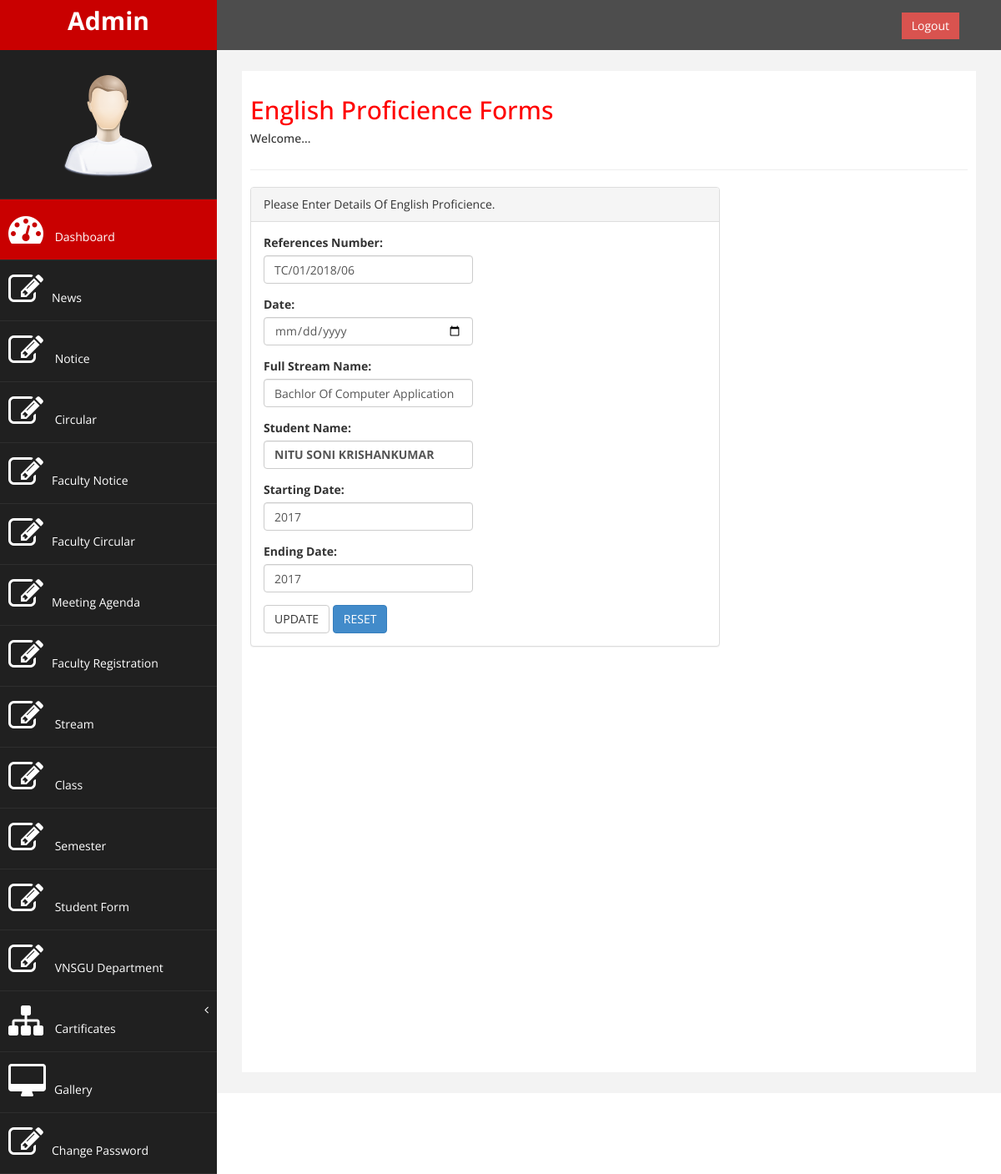
Page /admin/updateenglish_proficiance.php?eng_proficiency_id=5 (signed in) on the committed database.
### tables this page shows
CREATE TABLE `eng_proficiency` (
  `eng_proficiency_id` int(11) NOT NULL,
  `ref_no` varchar(50) DEFAULT NULL,
  `date` varchar(20) DEFAULT NULL,
  `stream_name` varchar(200) DEFAULT NULL,
  `student_id` varchar(200) DEFAULT NULL,
  `start_year` varchar(30) DEFAULT NULL,
  `end_year` varchar(30) DEFAULT NULL
);

CREATE TABLE `student_detail` (
  `student_id` int(11) NOT NULL,
  `name` varchar(50) DEFAULT NULL,
  `address` varchar(100) DEFAULT NULL,
  `city` varchar(30) DEFAULT NULL,
  `pin` int(11) DEFAULT NULL,
  `mobile` bigint(20) DEFAULT NULL,
  `email` varchar(35) DEFAULT NULL,
  `dob` date NOT NULL,
  `stream_id` int(11) DEFAULT NULL,
  `class_id` int(11) DEFAULT NULL
);

### admin/updateenglish_proficiance.php (the view, shortened to what this page needs)
<?php
$servername = "localhost";
$username = "root";
$password = "";
$dbname = "oas";
$conn = new mysqli($servername, $username, $password, $dbname);
?>
<!DOCTYPE html PUBLIC "-//W3C//DTD XHTML 1.0 Transitional//EN" "http://www.w3.org/TR/xhtml1/DTD/xhtml1-transitional.dtd">
<html xmlns="http://www.w3.org/1999/xhtml">
<head>
</head>
<body>
<?php include 'header1.php';?>
  <div id="page-wrapper" >
            <div id="page-inner">
                <div class="row">
                    <div class="col-md-12">
                     <h2>English Proficience Forms </h2>
                        <h5>Welcome...</h5>
                    </div>
                </div>
                 <hr />
               <div class="row">
                <div class="col-md-8">
                    <div class="panel panel-default">
                        <div class="panel-heading">
                            Please Enter Details Of English Proficience.
                        </div>
                        <div class="panel-body">
                            <div class="row">
                               <div class="col-md-6">
                                    <form role="form" action="" method="post">
                                     <?php
												$Id=$_GET['eng_proficiency_id'];
	$ret="select a.eng_proficiency_id,b.name,a.ref_no,a.date,a.stream_name,a.start_year,a.end_year from eng_proficiency a,student_detail b  where a.eng_proficiency_id=? and a.student_id=b.student_id";
		$stmt= $conn->prepare($ret) ;
	 $stmt->bind_param('i',$Id);
	 $stmt->execute() ;
	 $res=$stmt->get_result();
	   while($row=$res->fetch_object())
	  {
	  	?>
                                        <div class="form-group">
                                            <label>References Number:</label>
                                            <input type="text" name="refno" class="form-control"  value="<?php echo $row->ref_no;?>"/>
                                        </div>
                                        <div class="form-group">
                                            <label>Date:</label>
                                            <input type="date" name="dt" class="form-control" value="<?php echo $row->date;?>" />
                                        </div>
                                        <div class="form-group">
                                            <label>Full Stream Name:</label>
                                        	 <input type="text" name="fsn" class="form-control" value="<?php echo $row->stream_name;?>"/>
                                        </div>
                                        <div class="form-group">
                                            <label>Student Name:</label>
                                            <label class="form-control"><?php echo $row->name;?></label>
                                        </div>
                                        <div class="form-group">
                                            <label>Starting Date:</label>
                                            <input type="text" name="std" class="form-control" value="<?php echo $row->start_year;?>" />
                                        </div>
                                         <div class="form-group">
                                            <label>Ending Date:</label>
                                            <input type="text" name="end" class="form-control" value="<?php echo $row->end_year;?>"/>
                                        </div>
                                         <input type="submit" value="UPDATE" name="submit" class="btn btn-default">
                                        <input type="reset" value="RESET" class="btn btn-primary">
						<?php } ?>
                                    </form>
								</div>
                        </div>
                    </div>
                </div>
            </div>
            </div>
        </div>
<?php include 'footer1.php';?>
</body>
</html>

### admin/assets/css/custom.css (style rules this page uses)
body { font-family: 'Open Sans', sans-serif; }
#page-wrapper { padding: 15px 15px; min-height: 600px; background:#F3F3F3; }
#page-inner { width:100%; margin:10px 20px 10px 0px; background-color:#fff!important; padding:10px; min-height:1200px; }
h2 { color: #f00; }
@media (min-width:768px) { #page-wrapper { margin: 0 0 0 260px; padding: 15px 30px; min-height: 1200px; } }

### rows in the picture
eng_proficiency: refno "TC/01/2018/06", fsn "Bachlor Of Computer Application", student.name "NITU SONI KRISHANKUMAR", std "2017", end "2017"
